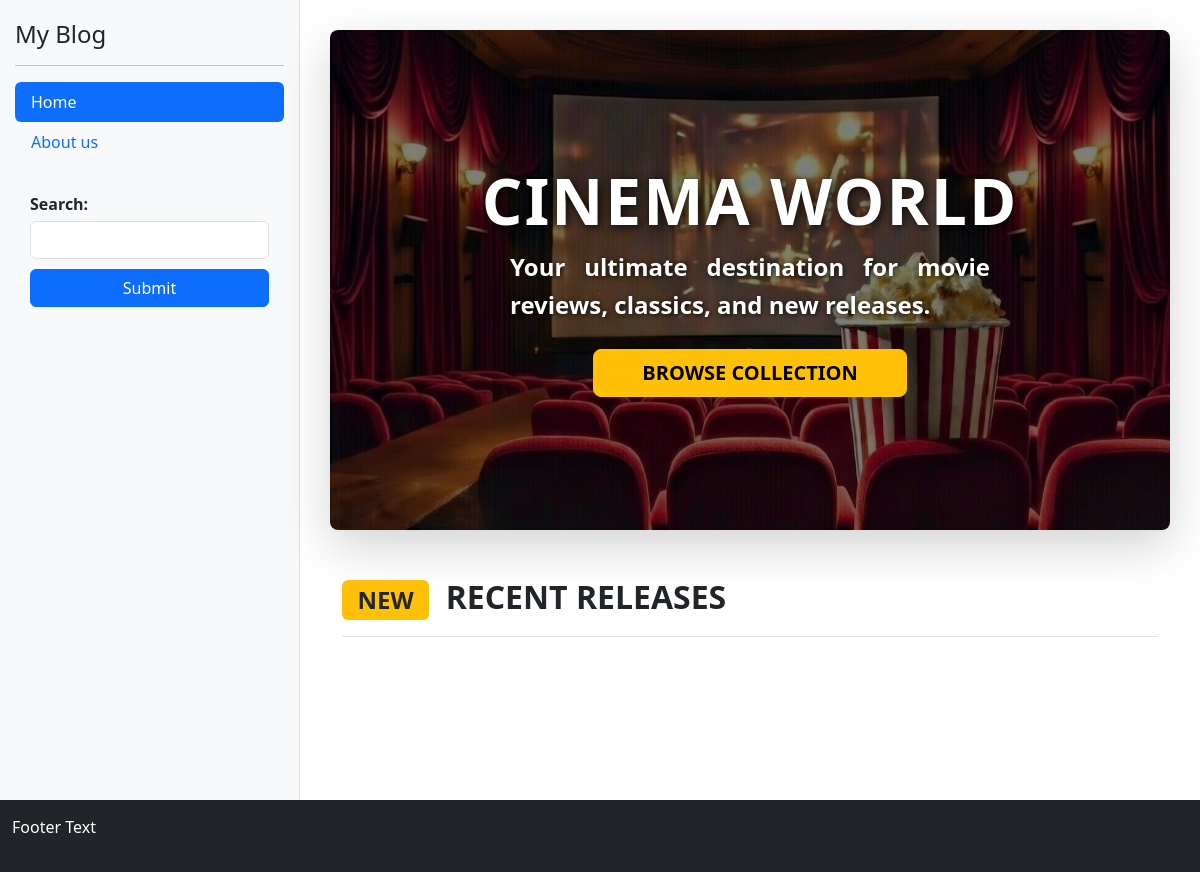
/, run on an earlier commit of the app's database.
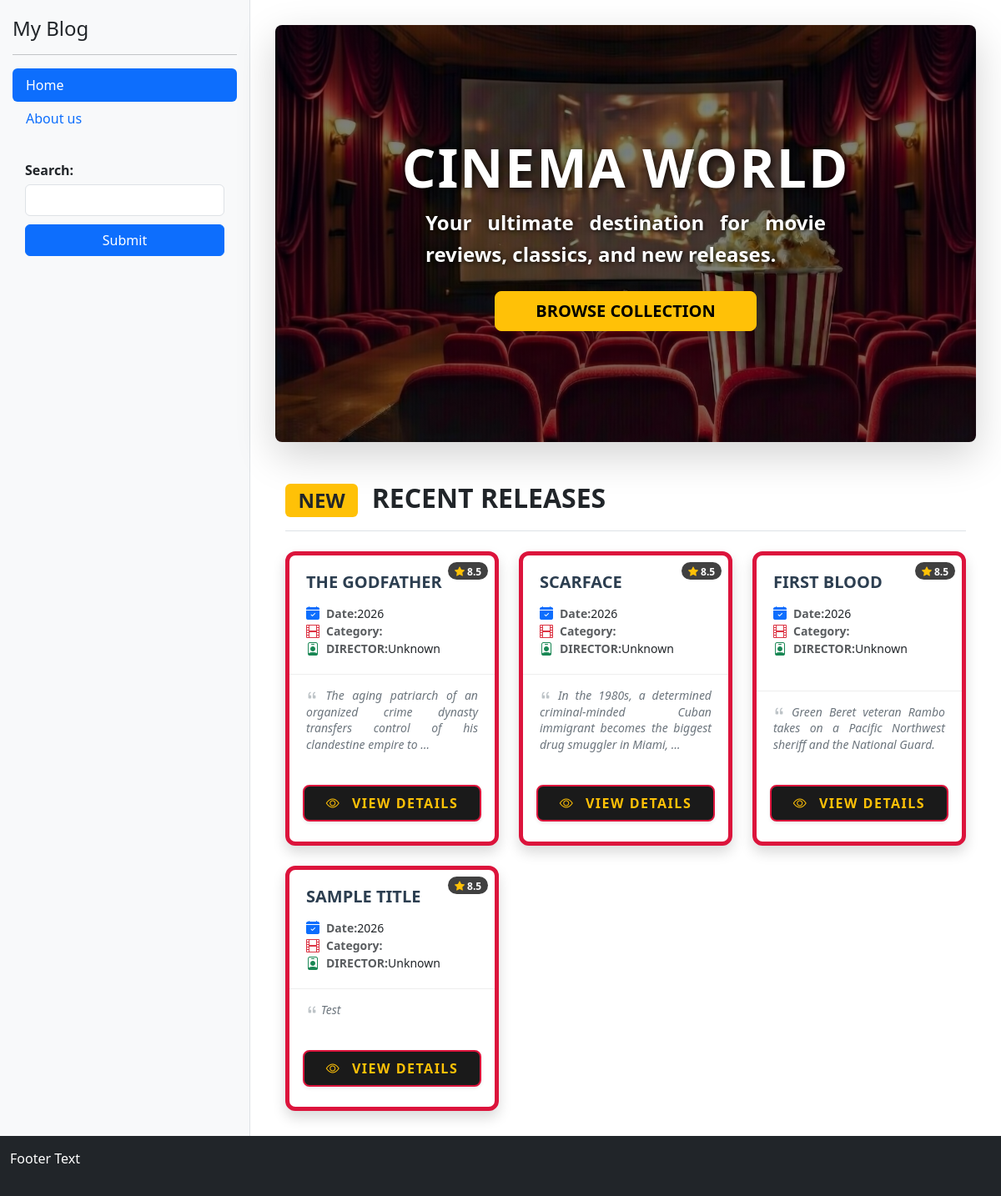
And on a later commit of the database.
### movie/models.py (models this page shows, shortened)
class Movie(models.Model):
    author = models.ForeignKey(settings.AUTH_USER_MODEL, on_delete=models.CASCADE)
    title = models.CharField(max_length=200)
    text = models.TextField()
    created_date = models.DateTimeField(default=timezone.now)
    published_date = models.DateTimeField(blank=True, null=True)
    category = models.ForeignKey('Category' , null=True, on_delete=models.CASCADE)
    director = models.ForeignKey('Director', null=True, on_delete=models.CASCADE )
    image = models.ImageField(null=True)

### movie/views.py (the view)
# urls.py: path('', views.movie_list, name='movie_list'),
def movie_list(request):
    cat = request.GET.get('cat')
    txt = request.GET.get('txt')
    if not cat:
        if txt:
            movies = Movie.objects.filter((Q(text__icontains=txt) | Q(title__icontains=txt)) & Q(published_date__lte=timezone.now())).order_by('published_date')
        else:
            movies = Movie.objects.filter(published_date__lte=timezone.now()).order_by('published_date')
    elif cat.isdigit():
        cat=int(cat)
        movies = Movie.objects.filter(published_date__lte=timezone.now()).filter(category=cat).order_by('published_date')
    else:
        movies = Movie.objects.filter(published_date__lte=timezone.now()).order_by('published_date')
    return render(request, 'movie/movie_list.html', {'movies': movies})

### movie/templates/movie/movie_list.html (shortened to what this page needs)
{% extends 'movie/base.html' %}
{% load static %}
{% block content %}
<div class="p-5 mb-5 text-white rounded-3 shadow-lg welcome-header">
    <div class="container-fluid py-5 text-center">
        <h1 class="display-3 fw-bold text-uppercase welcome-title">
            Cinema World
        </h1>
        <p class="col-md-8 fs-4 mx-auto mb-4 fw-bold welcome-subtitle">
            Your ultimate destination for movie reviews, classics, and new releases.
        </p>
        <a href="#movies-list" class="btn btn-warning btn-lg px-5 fw-bold text-uppercase shadow">
            Browse Collection
        </a>
    </div>
</div>
<div id="movies-list" class="container mt-5">
    <h2 class="pb-3 border-bottom text-uppercase fw-bold text-dark mb-4">
        <span class="badge bg-warning text-dark me-2">NEW</span> Recent Releases
    </h2>
    <div class="row row-cols-1 row-cols-md-3 g-4">
        {% for movie in movies %}
        <div class="col">
            <div class="card h-100 shadow film-card">
                <div class="position-relative">
                    <span class="position-absolute top-0 end-0 m-2 badge rounded-pill rating-badge">
                        <i class="bi bi-star-fill text-warning"></i> 8.5
                    </span>
                </div>
                <div class="card-body custom-card p-4">
                    <h5 class="movie-card-title mb-3">{{ movie.title }}</h5>
                    <div class="info-movie-group">
                        <div class="info-line">
                            <i class="bi bi-calendar-check-fill text-primary me-2"></i>
                            <span class="text-muted fw-bold small">Date:</span>
                            <span class="small">{{ movie.published_date|date:"Y" }}</span>
                        </div>
                        <div class="info-line">
                            <i class="bi bi-film text-danger me-2"></i>
                            <span class="text-muted fw-bold small">Category:</span>
                        </div>
                    <div class="info-line">
                        <i class="bi bi-person-badge text-success me-2"></i>
                        <span class="text-muted fw-bold small">DIRECTOR:</span>
                        <span class="small">
                            {% if movie.director %}
                                {{ movie.director.name }}
                            {% else %}
                                Unknown
                            {% endif %}
                        </span>
                    </div>
                </div>
            </div>
                    <p class="movie-description">
                        <i class="bi bi-quote text-silver"></i> {{ movie.text|truncatewords:15 }}
                    </p>
                <div class="card-footer bg-transparent border-0 pb-4">
                    <a href="{% url 'movie_detail' pk=movie.pk %}" class="btn detail-movie-btn w-100 py-2 shadow-sm fw-bold">
                        <i class="bi bi-eye me-2"></i> VIEW DETAILS
                    </a>
                </div>
            </div>
        </div>
        {% endfor %}
    </div>
</div>
{% endblock content %}

### movie/templates/movie/base.html (shortened to what this page needs)
{% load static %}
<!DOCTYPE html><html lang="en">
    <head>
        <link href="https://cdn.jsdelivr.net/npm/bootstrap@5.3.3/dist/css/bootstrap.min.css" rel="stylesheet">
        <link rel="stylesheet" href="https://cdn.jsdelivr.net/npm/bootstrap-icons@1.11.3/font/bootstrap-icons.min.css">
        <link rel="stylesheet" href="{% static 'css/movie.css' %}">
        <link rel="stylesheet" href="https://cdn.jsdelivr.net/npm/bootstrap-icons@1.11.1/font/bootstrap-icons.css">
    </head>
    <body>
    <div class="container-fluid">
        <div class="row content">
            <div class="col-sm-3 bg-light sidebar" style="padding: 20px 15px;">
                <h4>My Blog</h4>
                <hr>
                <ul class="nav nav-pills flex-column">
                    <li class="nav-item">
                        <a class="nav-link active" href="/">Home</a>
                    </li>
                    <li class="nav-item">
                        <a class="nav-link" href="{% url 'about_us' %}">About us</a>
                    </li>
                    <li style="margin-top: 20px;">
                        <strong style="display: block; padding: 10px 15px 5px;">Search:</strong>
                        <form type="get" action="/" style="padding: 0 15px;">
                            <input type="text" name="txt" class="form-control">
                            <input type="submit" value="Submit" class="btn btn-primary" style="margin-top: 10px; width: 100%;">
                        </form>
                    </li>
                </ul>
            </div>
            <div class="col-sm-9">
                {% block content %}
                {% endblock %}
            </div>
        </div>
    </div>
<footer class="container-fluid">
<p>Footer Text</p>
</footer>
</body>
</html>

### movie/static/css/movie.css (style rules this page uses)
html, body { height: 100%; }
.sidebar { min-height: 100vh; padding: 20px; border-right: 1px solid #dee2e6; }
.col-sm-9 { padding: 30px; }
footer { background-color: #212529; color: white; padding: 15px; text-align: center; }
p { text-align: justify; line-height: 1.6; }
.text-silver { color: #bdc3c7; }
.welcome-header { background: linear-gradient(rgba(0,0,0,0.5), rgba(0,0,0,0.5)), url("../images/theater.jpg"); background-size: 100% 100%; background-repeat: no-repeat; background-position: center; min-height: 500px; display: flex; align-items: center; justify-content: center; }
.welcome-title { text-shadow: 2px 2px 10px rgba(0,0,0,0.8); letter-spacing: 2px; }
.welcome-subtitle { text-shadow: 1px 1px 5px rgba(0,0,0,0.8); }
.film-card { transition: all 0.4s cubic-bezier(0.175, 0.885, 0.32, 1.275); cursor: pointer; overflow: hidden; border: 5px solid crimson !important; border-radius: 12px; background-color: #fff; box-shadow: crimson 0 10px 30px; max-width: 400px; margin: 0 auto; }
.custom-card { padding: 20px 20px 0 20px !important; }
.movie-card-title { color: #2c3e50; font-weight: bold; text-transform: uppercase; }
.movie-description { margin-top: 15px !important; border-top: 1px solid #eee; padding: 15px 20px !important; display: block; color: #6c757d; font-style: italic; font-size: 0.875rem; line-height: 1.4; word-wrap: break-word; text-align: justify; }
.detail-movie-btn { background-color: #1a1a1a !important; color: #ffc107 !important; border: 2px solid crimson !important; text-transform: uppercase; letter-spacing: 1.5px; transition: all 0.5s cubic-bezier(0.4,0,0.2,1) !important; border-radius: 8px; position: relative; }
.rating-badge { background-color: rgba(0,0,0,0.75) !important; }
.info-movie-group { margin-bottom: 5px; }
.info-line { display: flex; align-items: center; margin-bottom: 2px; line-height: 1.2; }

What changed in the data, as far as the page shows it:
added Movie: title "THE GODFATHER", published_date "2026", shows "Unknown", text "The aging patriarch of an organized crime dynasty transfers control of his clandestine empire to …"
added Movie: title "SCARFACE", published_date "2026", shows "Unknown", text "In the 1980s, a determined criminal-minded Cuban immigrant becomes the biggest drug smuggler in Miami, …"
added Movie: title "FIRST BLOOD", published_date "2026", shows "Unknown", text "Green Beret veteran Rambo takes on a Pacific Northwest sheriff and the National Guard."
added Movie: title "SAMPLE TITLE", published_date "2026", shows "Unknown", text "Test"
